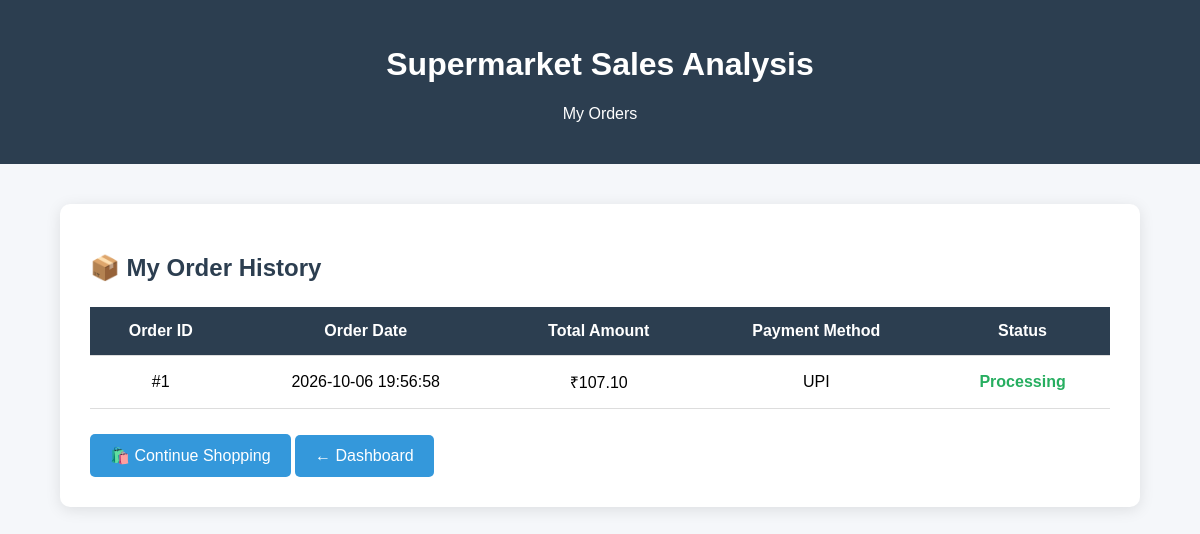
The page /orders (signed in) on the database its author committed.
### tables this page shows
CREATE TABLE orders (
    order_id INTEGER PRIMARY KEY AUTOINCREMENT,
    customer_id INTEGER,
    order_date TEXT NOT NULL,
    total_amount REAL NOT NULL,
    payment_method TEXT,
    order_status TEXT DEFAULT 'Placed',

    FOREIGN KEY (customer_id)
    REFERENCES customers(customer_id)
);

### app.py (the view)
@app.route("/orders")
def orders():
    if "customer_id" not in session:
        return redirect(url_for("login"))
    connection = get_database_connection()
    orders = connection.execute("""
        SELECT
            order_id,
            order_date,
            total_amount,
            payment_method,
            order_status
        FROM orders
        WHERE customer_id = ?
        ORDER BY order_id DESC
    """, (session["customer_id"],)).fetchall()
    connection.close()
    return render_template(
        "orders.html",
        orders=orders
    )

### app.py (called while the page is built)
def get_database_connection():
    connection = sqlite3.connect("database/supermarket.db")
    connection.row_factory = sqlite3.Row
    return connection

### templates/orders.html (shortened to what this page needs)
<!DOCTYPE html>
<html>
<head>
</head>
<body>
<header>
    <h1>Supermarket Sales Analysis</h1>
    <p>My Orders</p>
</header>
<div class="container">
    <h2>📦 My Order History</h2>
    {% if orders %}
    <table>
        <tr>
            <th>Order ID</th>
            <th>Order Date</th>
            <th>Total Amount</th>
            <th>Payment Method</th>
            <th>Status</th>
        </tr>
        {% for order in orders %}
        <tr>
            <td>
                #{{ order["order_id"] }}
            </td>
            <td>
                {{ order["order_date"] }}
            </td>
            <td>
                ₹{{ "%.2f"|format(order["total_amount"]) }}
            </td>
            <td>
                {{ order["payment_method"] }}
            </td>
            <td class="status">
                {{ order["order_status"] }}
            </td>
        </tr>
        {% endfor %}
    </table>
    {% endif %}
    <a href="/products" class="button">
        🛍️ Continue Shopping
    </a>
    <a href="/customer-dashboard" class="button">
        ← Dashboard
    </a>
</div>
</body>
</html>

### templates/orders.html (style rules this page uses)
body { margin: 0; font-family: Arial, sans-serif; background-color: #f5f7fa; }
header { background-color: #2c3e50; color: white; text-align: center; padding: 25px; }
.container { width: 85%; margin: 40px auto; background-color: white; padding: 30px; border-radius: 10px; box-shadow: 0 3px 15px rgba(0,0,0,0.1); }
h2 { color: #2c3e50; }
table { width: 100%; border-collapse: collapse; margin-top: 25px; }
th, td { padding: 15px; text-align: center; border-bottom: 1px solid #ddd; }
th { background-color: #2c3e50; color: white; }
.status { color: #27ae60; font-weight: bold; }
.button { display: inline-block; margin-top: 25px; padding: 12px 20px; background-color: #3498db; color: white; text-decoration: none; border-radius: 5px; }

### rows shown on the page
orders: order_id "1", order_date "2026-10-06 19:56:58", total_amount "107.10", payment_method "UPI", order_status "Processing"
